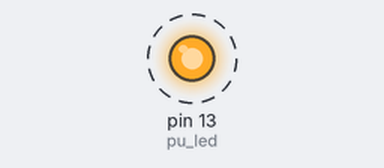
This sketch was run on a simulated Arduino Uno, built with avr-gcc and run on an emulated ATmega328P. On the bench: output pins drawn as LEDs (lit = HIGH). Dashed ring = blinking.

Above: at 0.05 s.
Timing chart, 0 to 3.0 s (numbered marks = the images above):
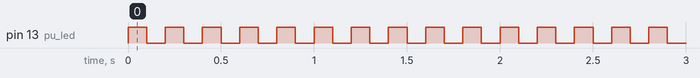

Measured:
- by itself, pin 13 (pu_led): alternates HIGH for 0.10 s and LOW for 0.10 s

The sketch:

led01-1.ino
```cpp
const int pu_led = 13; //핀번호를 나타내는 전역상수를 지정해서 유용하게 조작.

//13번에 연결하니 빵판과 같은 반응으로 불빛이 들어옴. 13번에 자체적으로 연결된 led라서.
//13번은 풀다운방식의 내장led, built in led
//blink : 일정한 주기로 깜빡거림. (예) 경고등, 동작중알림, cctv나 카메라에 불빛들어옴.
//거리센서에서 깜빡이는 간격이 짧아지면 가깝고 일점범위넘어서면 꺼지는 방식으로 응용되기도함
//delay시간을 제어해서 빨리 깜빡이면 긴박한 위급상황을 알림.
//주로 디바이스의 상태를 나타낼 떄 쓰임

void setup() {
  pinMode(pu_led,OUTPUT); //LED 출력
}

void loop() {
  digitalWrite(pu_led, HIGH);  //pullup방식 OFF // pulldown방식 on
  delay(100);                  //0.001초 * 500 => 0.5초 유지

  digitalWrite(pu_led, LOW);   //pullup방식 ON  // pulldown방식 off
  delay(100);
}
```
